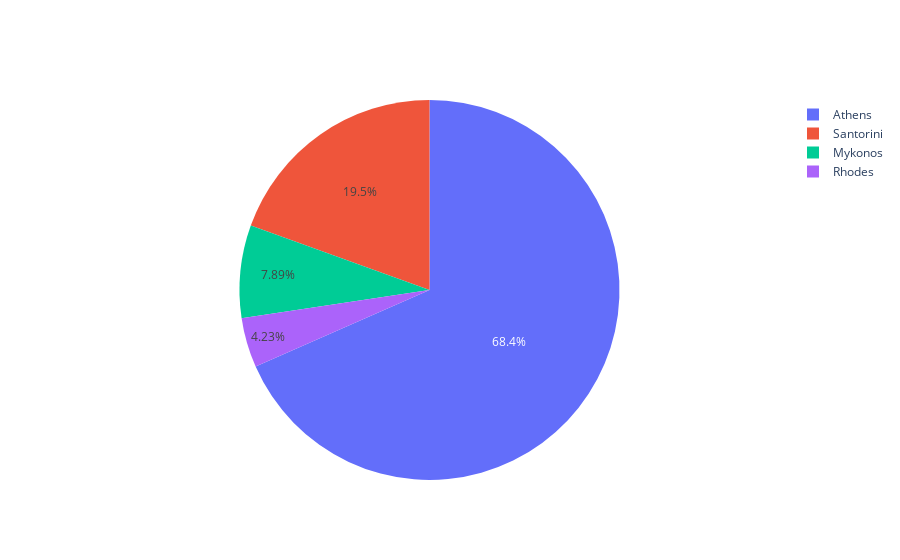

The notebook cell saved with this chart:
### Markdown cell above
Check how many reviews we have for each location

### Code cell
labels = list(reviews.keys())
values = [len(reviews[k]) for k in labels]
fig = go.Figure(data=[go.Pie(labels=labels, values=values)])
fig.show()

### Figure 1 — Plotly figure (JSON) as saved in the notebook; plotly's stock layout.template omitted (floating-point values rounded to 4 significant figures)
{"data": [{"labels": ["Athens", "Santorini", "Mykonos", "Rhodes"], "type": "pie", "values": [294403, 83875, 33949, 18219]}], "layout": {}}
